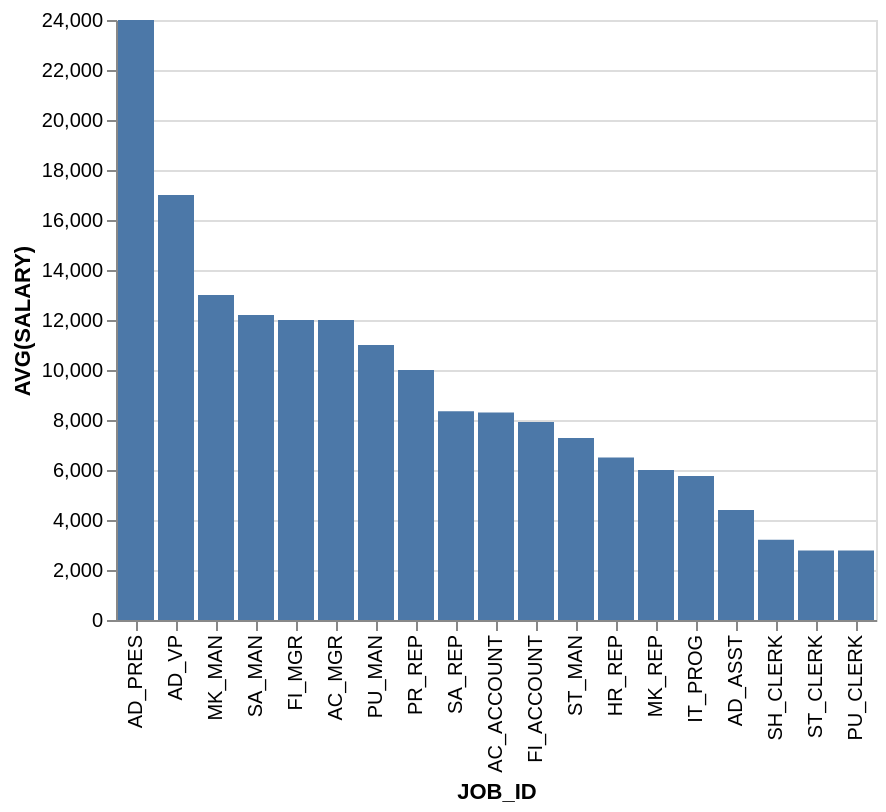

This figure's Vega-Lite source:
### Vega-Lite specification from a JSON file in a GitHub repository (floating-point values rounded to 4 significant figures)
{"data": {"values": [{"x_data": "AD_PRES", "y_data": 24000}, {"x_data": "AD_VP", "y_data": 17000}, {"x_data": "MK_MAN", "y_data": 13000}, {"x_data": "SA_MAN", "y_data": 12200}, {"x_data": "FI_MGR", "y_data": 12000}, {"x_data": "AC_MGR", "y_data": 12000}, {"x_data": "PU_MAN", "y_data": 11000}, {"x_data": "PR_REP", "y_data": 10000}, {"x_data": "SA_REP", "y_data": 8350}, {"x_data": "AC_ACCOUNT", "y_data": 8300}, {"x_data": "FI_ACCOUNT", "y_data": 7920}, {"x_data": "ST_MAN", "y_data": 7280}, {"x_data": "HR_REP", "y_data": 6500}, {"x_data": "MK_REP", "y_data": 6000}, {"x_data": "IT_PROG", "y_data": 5760}, {"x_data": "AD_ASST", "y_data": 4400}, {"x_data": "SH_CLERK", "y_data": 3215}, {"x_data": "ST_CLERK", "y_data": 2785}, {"x_data": "PU_CLERK", "y_data": 2780}]}, "mark": "bar", "encoding": {"x": {"field": "x_data", "type": "nominal", "title": "JOB_ID", "sort": {"op": "sum", "field": "y_data", "order": "descending"}}, "y": {"field": "y_data", "type": "quantitative", "title": "AVG(SALARY)"}}}
